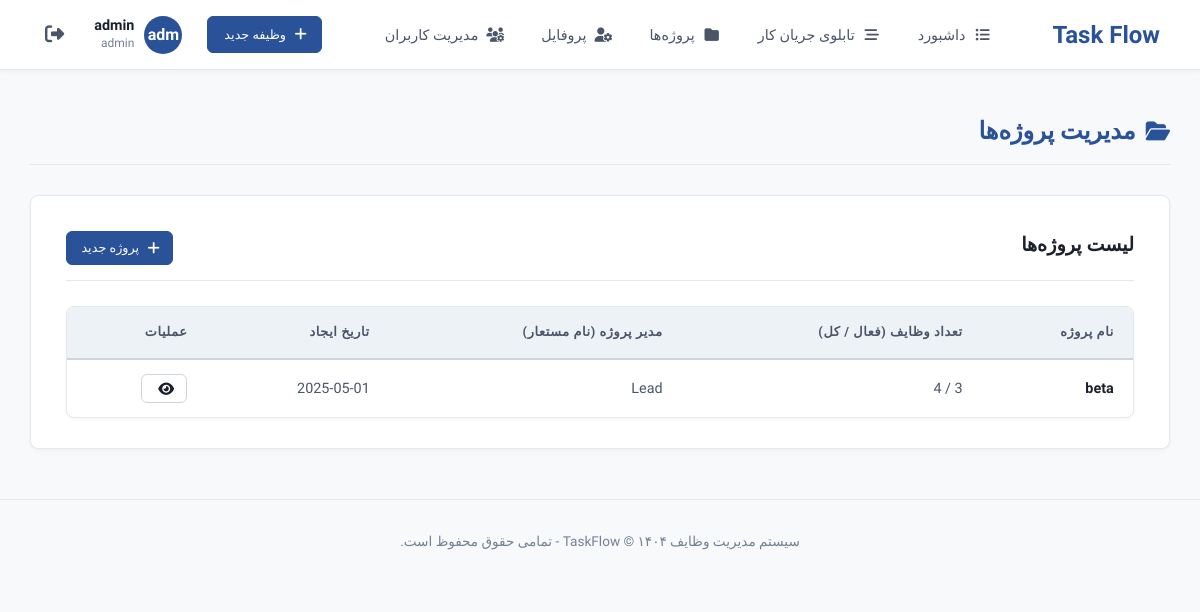
The page /boards/project (signed in) on the database its author committed.
### tables this page shows
CREATE TABLE `task` (
  `id` int(11) NOT NULL,
  `user_id` int(11) NOT NULL,
  `title` varchar(400) NOT NULL,
  `project_name` varchar(400) NOT NULL,
  `content` text NOT NULL,
  `undertaking` varchar(300) NOT NULL,
  `preference` varchar(100) NOT NULL,
  `deadline` date NOT NULL,
  `status` varchar(100) NOT NULL,
  `create_date` date NOT NULL DEFAULT current_timestamp()
);

### app/Controller/Boards.php (called while the page is built, shortened)
<?php
class Boards extends Controller {
    protected $boardModel;
    function __construct (){
        $this -> boardModel = $this -> model('board');
    }
    function project (){
        $task = $this -> boardModel -> Getwork();
        $data = [
            'task' => $task
        ];
        $this -> view('boards/project', $data);
    }
}

### app/lib/Core.php (called while the page is built, shortened)
<?php
class Core {
    protected $CurrentMethod = "index";
    function __construct (){
        $url = $this -> GetURL();
        if (isset($url[0])){
            if (file_exists("../app/Controller/" . ucwords($url[0] . ".php"))){
                unset($url[0]);
            }
        }
        $this -> CurrentController = new $this -> CurrentController;
        if (isset($url[1])){
            if (method_exists($this -> CurrentController, $url[1])){
                $this -> CurrentMethod = $url[1];
                unset($url[1]);
            }
        }
        $this -> param = $url ? array_values($url) : [];
        call_user_func_array([$this -> CurrentController, $this -> CurrentMethod], $this -> param);
    }
    function GetURL (){
        if (isset($_GET['url'])){
            $url = rtrim($_GET['url'], '/');
            $url = filter_var($url, FILTER_SANITIZE_URL);
            $url = explode('/', $url);
            return $url;
        }
    }
}

### public/index.php (called while the page is built, shortened)
<?php
    $init = new Core();

### app/lib/Database.php (called while the page is built, shortened)
<?php
class Database {
    private $host = MYSQL_SERVER;
    private $user = MYSQL_USERNAME;
    private $password = MYSQL_PASSWORD;
    private $name = MYSQL_DATABASE;
    private $db;
    private $statment;
    public function __construct() {
        try {
            $this -> db = new PDO("mysql:host={$this -> host}; port=3306; dbname={$this -> name}", $this -> user, $this -> password);
            $this -> db -> setAttribute(PDO::ATTR_DEFAULT_FETCH_MODE, PDO::FETCH_OBJ);
        } catch (PDOException $e) {
            die($e->getMessage());
        }
    }
    function query ($sql){
        $this -> statment = $this -> db -> prepare($sql);
    }
    function execute (){
        return $this -> statment -> execute();
    }
    function fetchAll (){
        $this -> execute();
        return $this -> statment -> fetchAll();
    }
}

### app/Model/Board.php (called while the page is built, shortened)
<?php
class Board {
    private $db;
    function __construct (){
        $this -> db = new Database;
    }
    function Getwork (){
        $this->db->query("
            SELECT
                task.id,
                task.user_id,
                task.title,
                task.project_name,
                task.content,
                task.undertaking,
                task.preference,
                task.deadline,
                task.status,
                users.id AS userID
            FROM
                task
            INNER JOIN
                users
            ON
                task.user_id = users.id
            ORDER BY
                task.deadline DESC;
        ");
        return $this -> db -> fetchAll();
    }
}

### app/View/boards/project.php (the view)
<?php require_once (APPROOT . '/View/base/header.php'); ?>
    <?php require_once (APPROOT . "/View/base/nav.php"); ?>
        <div class="container">
            <h2><i class="fas fa-folder-open"></i>مدیریت پروژه‌ها</h2>
            <div class="card">
                <div class="section-header">
                    <h3 style="margin-bottom: 0;">لیست پروژه‌ها</h3>
                    <?php if ($_SESSION['user_role'] == 'admin' or $_SESSION['user_role'] == 'developre'): ?>
                        <a href="<?php echo URLROOT; ?>tasks/add" class="btn btn-primary btn-sm"><i class="fas fa-plus"></i>پروژه جدید</a>
                    <?php endif; ?>
                </div>
                <div class="table-container">
                    <table class="table">
                        <thead>
                            <tr>
                                <th>نام پروژه</th>
                                <th>تعداد وظایف (فعال / کل)</th>
                                <th>مدیر پروژه (نام مستعار)</th>
                                <th>تاریخ ایجاد</th>
                                <th>عملیات</th>
                            </tr>
                        </thead>
                        <tbody>
                            <?php foreach ($data['task'] as $task): ?>
                                <tr>
                                    <td>
                                        <strong><?php echo $task -> title; ?></strong>
                                    </td>
                                    <td>3 / 4</td>
                                    <td><?php echo $task -> undertaking; ?></td>
                                    <td><?php echo $task -> deadline; ?></td>
                                    <td>
                                        <div class="button-group">
                                            <a href="#" class="btn btn-sm btn-secondary" title="ویرایش"><i class="fas fa-eye"></i></a>
                                        </div>
                                    </td>
                                </tr>
                            <?php endforeach; ?>
                        </tbody>
                    </table>
                </div>
            </div>
        </div>
    <?php require_once (APPROOT . '/View/base/footer.php'); ?>

### public/css/style.css (style rules this page uses)
:root { --primary-color: #2a5298; --secondary-color: #4a5568; --accent-color: #c89b3c; --success-color: #2f855a; --danger-color: #c53030; --warning-color: #dd6b20; --info-color: #3182ce; --review-color: #805ad5; --background-body: #f8f9fa; --background-card: #ffffff; --background-alt: #edf2f7; --background-header: #ffffff; --text-primary: #1a202c; --text-secondary: #4a5568; --text-muted: #718096; --text-on-primary: #ffffff; --text-on-accent: #ffffff; --border-color-light: #e2e8f0; --border-color-medium: #cbd5e0; --border-color-input: #a0aec0; --font-family: 'Vazirmatn', 'Tahoma', sans-serif; --font-size-base: 16px; --line-height-base: 1.75; --border-radius-sm: 4px; --border-radius-md: 6px; --border-radius-lg: 8px; --shadow-subtle: 0 2px 4px rgba(0, 0, 0, 0.04); --shadow-medium: 0 5px 10px rgba(0, 0, 0, 0.06); --shadow-raised: 0 12px 20px -3px rgba(0, 0, 0, 0.07); --shadow-focus-ring: 0 0 0 3px rgba(42, 82, 152, 0.25); --transition-smooth: 0.25s cubic-bezier(0.4, 0, 0.2, 1); }
*, *::before, *::after { box-sizing: border-box; }
body { font-family: var(--font-family); line-height: var(--line-height-base); margin: 0; padding: 0; background-color: var(--background-body); color: var(--text-primary); direction: rtl; font-size: var(--font-size-base); -webkit-font-smoothing: antialiased; -moz-osx-font-smoothing: grayscale; overflow-x: hidden; }
.container { max-width: 1350px; margin: 40px auto; padding: 0 30px; }
h1, h2, h3, h4 { margin-top: 0; line-height: 1.4; font-weight: 600; color: var(--text-primary); }
h2 { font-size: 1.5rem; margin: 10px 0 30px 0; padding-bottom: 15px; border-bottom: 1px solid var(--border-color-light); color: var(--primary-color); font-weight: 600; display: flex; align-items: center; gap: 10px; }
h2 i { font-size: 0.9em; }
h3 { font-size: 1.2rem; margin-bottom: 20px; font-weight: 600; }
a { color: var(--primary-color); text-decoration: none; transition: color var(--transition-smooth); }
strong { font-weight: 600; color: var(--text-primary); }
.card { background-color: var(--background-card); border: 1px solid var(--border-color-light); border-radius: var(--border-radius-lg); padding: 30px 35px; box-shadow: var(--shadow-subtle); margin-bottom: 40px; transition: box-shadow var(--transition-smooth); }
.btn { display: inline-flex; align-items: center; justify-content: center; gap: .6rem; font-weight: 500; line-height: 1.5; text-align: center; vertical-align: middle; cursor: pointer; user-select: none; border: 1px solid transparent; padding: .7rem 1.4rem; font-size: 0.9rem; border-radius: var(--border-radius-md); transition: all var(--transition-smooth); }
.btn i { line-height: 1; font-size: 1.1em; margin-left: 2px; margin-right: -2px; }
.btn-primary { background-color: var(--primary-color); border-color: var(--primary-color); color: var(--text-on-primary); }
.btn-secondary { color: var(--text-secondary); background-color: var(--background-card); border-color: var(--border-color-medium); }
.btn-sm { padding: .4rem .9rem; font-size: .8rem; gap: .4rem; }
.button-group { display: flex; gap: 0.6rem; }
.table-container { overflow-x: auto; border: 1px solid var(--border-color-light); border-radius: var(--border-radius-lg); background: var(--background-card); box-shadow: var(--shadow-subtle); }
.table { width: 100%; margin-bottom: 0; color: var(--text-secondary); border-collapse: collapse; }
.table th, .table td { padding: .9rem 1.2rem; vertical-align: middle; border-bottom: 1px solid var(--border-color-light); text-align: right; white-space: nowrap; font-size: 0.9rem; }
.table thead th { vertical-align: bottom; border-bottom: 2px solid var(--border-color-medium); background-color: var(--background-alt); font-weight: 600; font-size: 0.8rem; color: var(--text-secondary); text-transform: uppercase; letter-spacing: 0.6px; }
.table tbody tr { transition: background-color var(--transition-smooth); }
.table tbody tr:last-child td { border-bottom: none; }
.table td a { font-weight: 500; color: var(--text-primary); }
.section-header { margin-bottom: 25px; padding-bottom: 15px; border-bottom: 1px solid var(--border-color-light); display: flex; justify-content: space-between; align-items: center; flex-wrap: wrap; gap: 15px; }
.section-header h2, .section-header h3 { margin: 0; padding: 0; border: none; }
.section-header .btn-sm { margin-top: 5px; }

### rows shown on the page
task: title "beta", undertaking "Lead", deadline "2025-05-01"

### other values the page prints
substr($_SESSION['user_name'], 0, 3) "adm"
$_SESSION['user_name'] "admin"
$_SESSION['user_role'] "admin"
